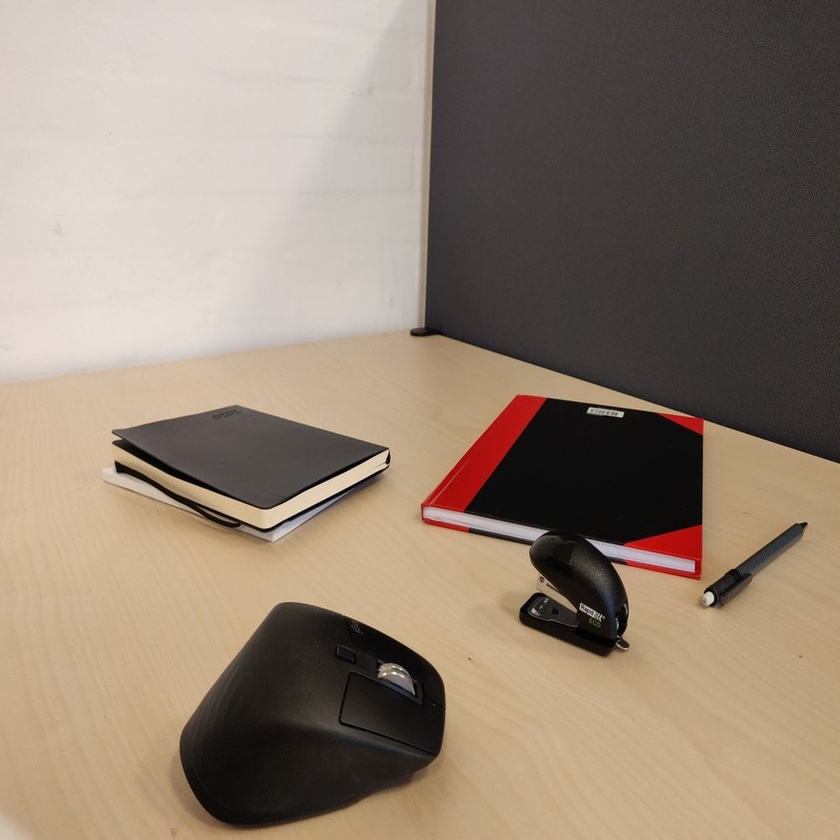
#> input picture notebooks/Exercises_week_2/Day-3/OF1.jpg, 840 x 840 px, shrunk from 1000 x 1000 before the run
$ jupyter execute 'Exercise 4 - Optical Flow.ipynb'
#> lines starting #> are read from the running program, lines starting #| are printed output that depends on the picture
# Optical Flow
## Sparse Optical Flow

As always start by importing the relevant packages.

[cell 1]
import cv2
import numpy as np
from matplotlib import pyplot as plt

Load the images "OF1.jpg" and "OF2.jpg" and change them to grayscale.

[cell 2]
img1 = cv2.imread('OF1.jpg')
#> img1 is the input picture: shape (840, 840, 3); mean B, G, R 114.7, 130.1, 146.2
img2 = cv2.imread('OF2.jpg')
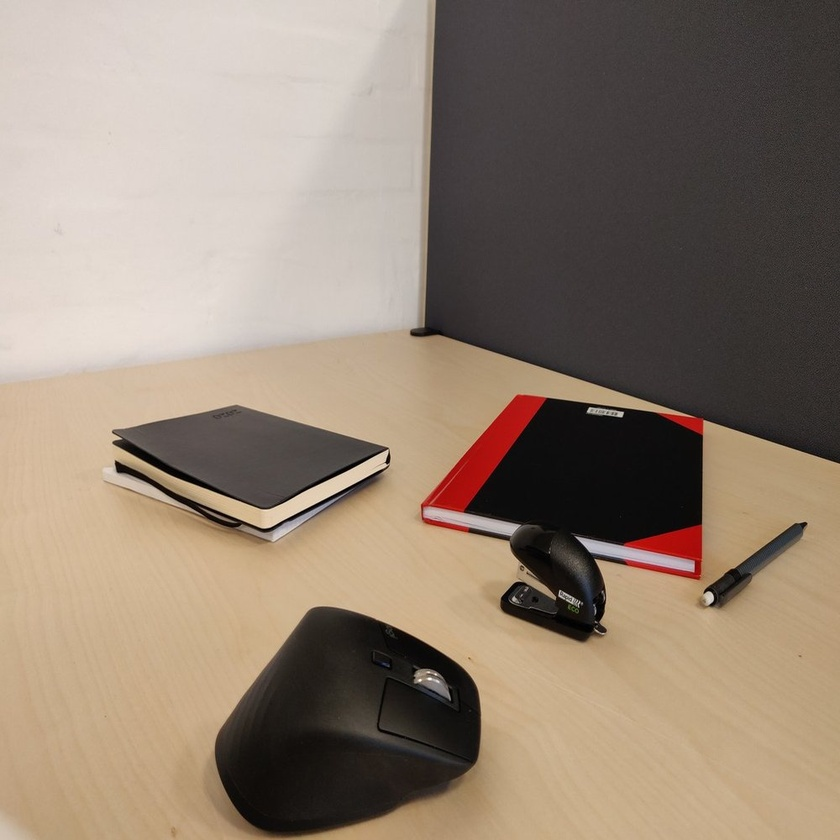
#> input picture notebooks/Exercises_week_2/Day-3/OF2.jpg, 840 x 840 px, shrunk from 1000 x 1000 before the run
#> img2 is the input picture: shape (840, 840, 3); mean B, G, R 114.9, 130.4, 146.4

b,g,r = cv2.split(img1) # Changing the order from bgr to rgb so that matplotlib can show it
img1 = cv2.merge([r,g,b])
b,g,r = cv2.split(img2) # Changing the order from bgr to rgb so that matplotlib can show it
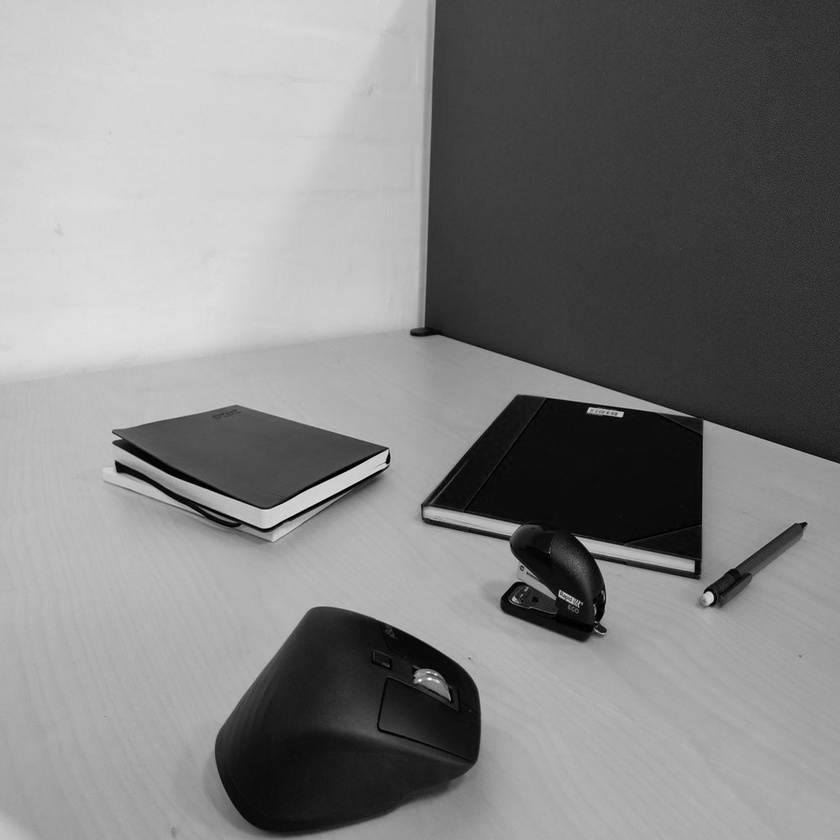
#> g: shape (840, 840); min 0, max 254, mean 130.4
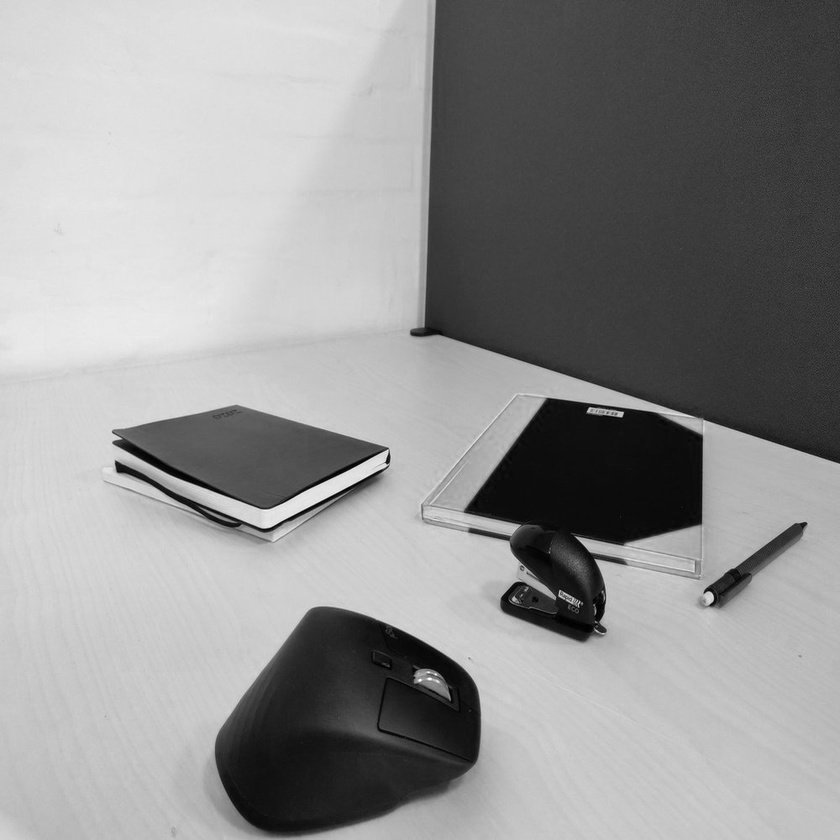
#> r: shape (840, 840); min 0, max 255, mean 146.4
img2 = cv2.merge([r,g,b])
img3 = img2.copy()

gray1 = cv2.cvtColor(img1, cv2.COLOR_RGB2GRAY)
gray2 = cv2.cvtColor(img2, cv2.COLOR_RGB2GRAY)

plt.figure(figsize = (18,18))
plt.subplot(1,2,1)
plt.imshow(gray1, cmap = 'gray')
plt.subplot(1,2,2)
plt.imshow(gray2, cmap = 'gray')

They look pretty much the same. We can now use optical flow to find out how the objects in the picutures have moved. We do this by first using [cv2.goodFeaturesToTrack](https://docs.opencv.org/3.4/dd/d1a/group__imgproc__feature.html#ga1d6bb77486c8f92d79c8793ad995d541) to find features in the first image. You can play around with the parameters to see the difference.

[cell 3]
feat1 = cv2.goodFeaturesToTrack(gray1, maxCorners=100, qualityLevel=0.3, minDistance=7)
#> feat1 = 23 rows, first 8: [386, 462], [623, 412], [581, 603], [115, 461], [533, 608], [587, 412], [806, 523], [602, 616]

Next we use the function [cv2.calcOpticalFlowPyrLK](https://docs.opencv.org/3.4/dc/d6b/group__video__track.html#ga473e4b886d0bcc6b65831eb88ed93323) to track the features in the next image.

[cell 4]
feat2, status, error = cv2.calcOpticalFlowPyrLK(gray1, gray2, feat1, None)
#> feat2 = 23 rows, first 8: [386, 461.9], [622.8, 411.9], [560, 589.9], [115.2, 460.9], [513.8, 596.5], [586.9, 411.9], [805.7, 522.9], [580.4, 602.4]; status = 23 values from 1 to 1; error = 23 values, max 15.52 at index 16, min 2.23 at index 22, mean 5.7

We now have the location of the features from the first image in the second image. To find the movement we can draw a line between the keypoints.

[cell 5]
threshold = 20
img3 = img2.copy()
for i in range(len(feat1)):
    f10=int(feat1[i][0][0])
    f20=int(feat2[i][0][0])
    f11=int(feat1[i][0][1])
    f21=int(feat2[i][0][1])
    if ((f10-f20)**2 + (f11-f21)**2)**0.5 > threshold:
        cv2.line(img3, (f10,f11), (f20, f21), (0, 255, 0), 2)
        cv2.circle(img3, (f10, f11), 5, (0, 255, 0), -1)
#> this loop made 23 passes
#> (f10, f20, f11, f21) on passes 1 to 12: (386, 386, 462, 461), (623, 622, 412, 411), (581, 559, 603, 589), (115, 115, 461, 460), (533, 513, 608, 596), (587, 586, 412, 411), (806, 805, 523, 522), (602, 580, 616, 602), (612, 594, 563, 559), (388, 387, 449, 448), (693, 692, 571, 570), (113, 113, 442, 441)
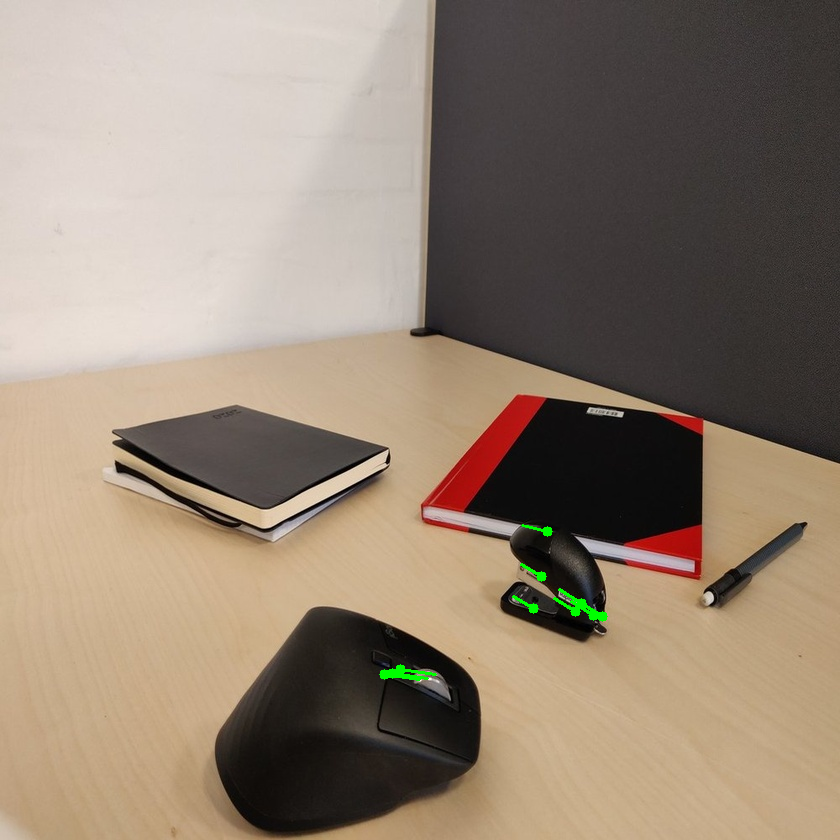
#> img3: shape (840, 840, 3); mean R, G, B 146.3, 130.8, 114.8

plt.figure(figsize=(15,15))
plt.imshow(img3)

# Exercise 4a
Change the code such that only the keypoints that have moved will be showed in the image.

## Dense Optical Flow
The sparse optical flow finds the flow of the detected keypoints. We will now try to use dense optical flow which, finds the flow of all the points in the picture.
For this example we use the same two images, so we don't have to load them again. To find the optical flow we use the function [cv2.calcOpticalFlowFarneback](https://docs.opencv.org/3.4/dc/d6b/group__video__track.html#ga5d10ebbd59fe09c5f650289ec0ece5af). Check out the description to see what all the different parameters does, and try to change them to see the difference.

[cell 6]
flow = cv2.calcOpticalFlowFarneback(gray1, gray2, None, 0.5, 3, 15, 3, 5, 1.5, 0)

The function returns an array containing the flow vector for every pixel. This can be changed to a magnitude and an angle using the function cv2.cartToPolar.

# Exercise 4b
Find a way to represent the flow in the image. For example by drawing vectors the relevant places or by making a new image with colors representing the flow of every pixel. An example of retrieving the magnitude and angle is shown below, which you can use if you like.

[cell 7]
mag, ang = cv2.cartToPolar(flow[:,:,0], flow[:,:,1]) # Retrieving the magnitude and angle of every pixel
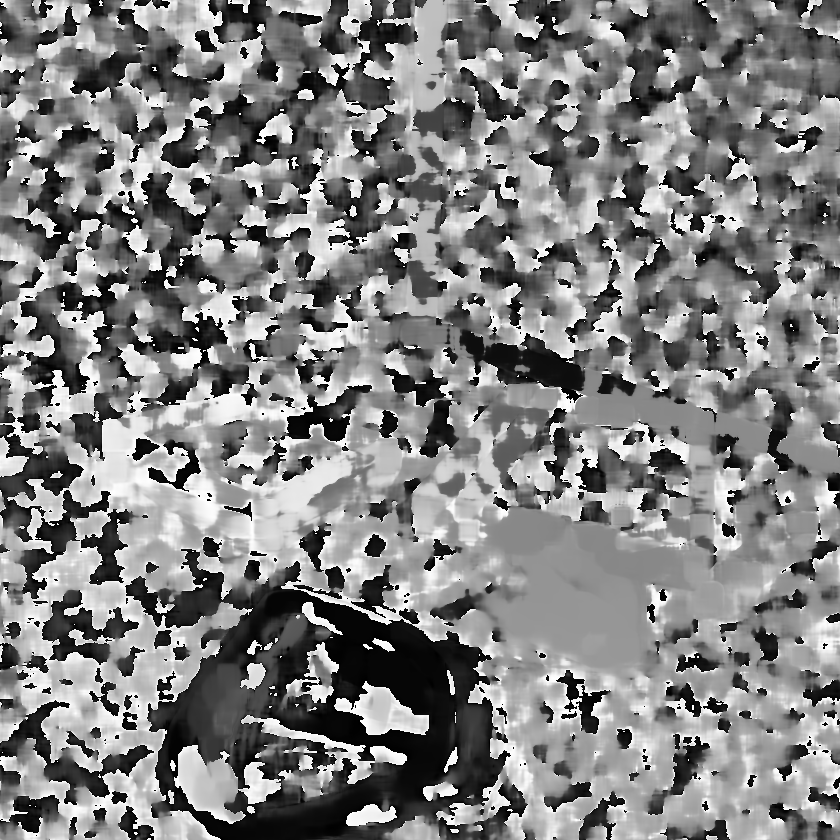
#> ang: shape (840, 840) float32; min 6.3e-06, max 6.28, mean 3.18; drawn with min black and max white

### Fill in some code to represent the flow here ###
hsv = np.zeros_like(img1)
hsv[..., 1] = 255

hsv[..., 0] = ang * 180 / np.pi / 2
hsv[..., 2] = cv2.normalize(mag, None, 0, 255, cv2.NORM_MINMAX)
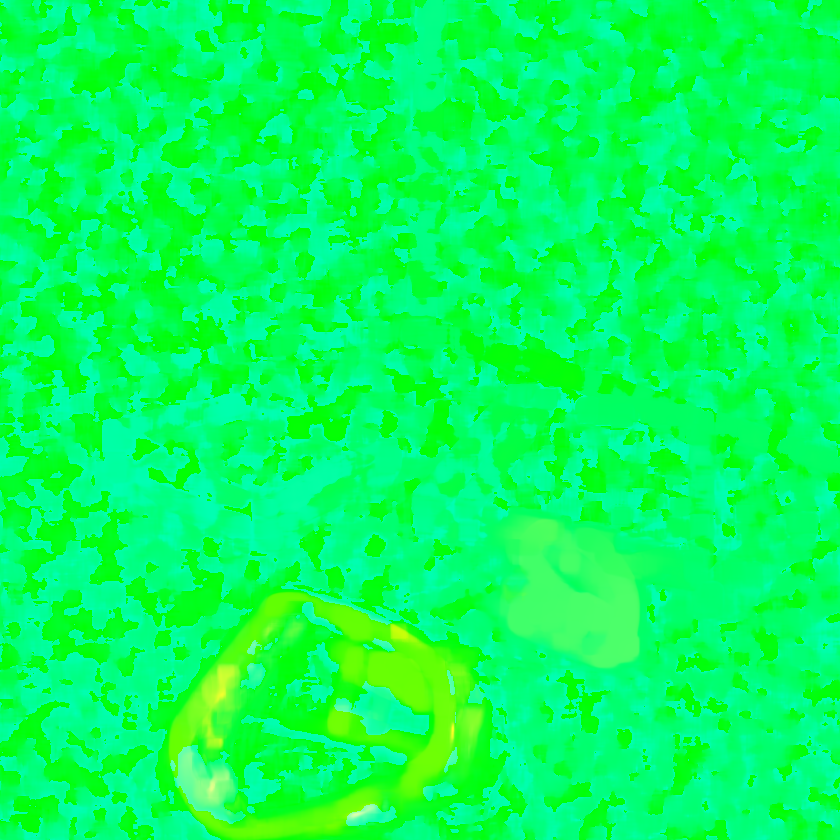
#> hsv: shape (840, 840, 3); mean of channels 0, 1, 2 90.7, 255, 5.6; drawn as B, G, R
plt.imshow(cv2.cvtColor(hsv, cv2.COLOR_HSV2BGR) )
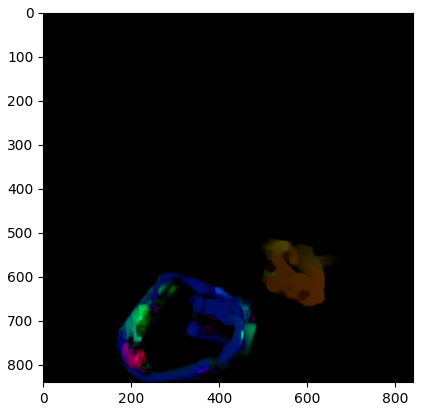
#> figure drawn by matplotlib, 1 panel; B, G, R data is drawn as R, G, B
